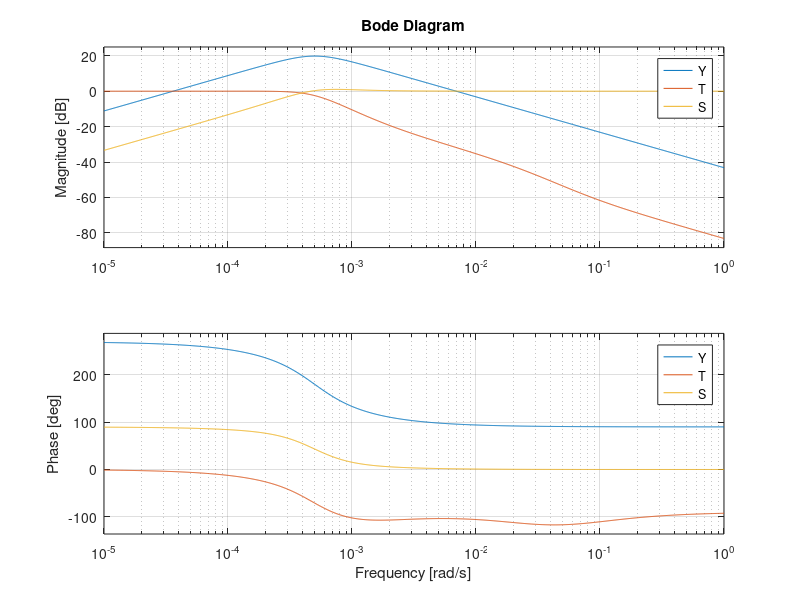

This chart was generated by the following MATLAB code: (Note: this script raises an error after producing the figure.)
% syms s Rc Cc Cbat alpha R0
% syms s
s = tf('s');
Rc =0.015; 
Cc = 2400;
Cbat = 5*3600;
alpha =0.65;
R0=0.01;

K = -18000/.65;   %gain
zeta = 0.707;     %damping ratio
wn = 0.0005;         %natural frequency

%continuous time ss model
A = [-1/(Rc*Cc) 0; 0 0] ;
B = [1/Cc; -1/Cbat];
C = [-1 alpha];
D = -R0;

SI = [s 0;0 s];
Gp = C*(SI-A)^-1*B+D; %plant
Y = K*wn^2*s/(s^2+2*zeta*wn*s+wn^2); %youla
T = minreal(Gp*Y); %complimentary
S = minreal(1-T);  %sensitivity
Gc = Y/(1-Y*Gp);   %controller
L = Gc*Gp;         %open loop TF
sysTF = Gc*Gp/(1+Gc*Gp); %actual sys TF

figure(1)
bode(Y,T,S), legend('Y','T','S')
figure(2)
step(sysTF), stepinfo(sysTF)
